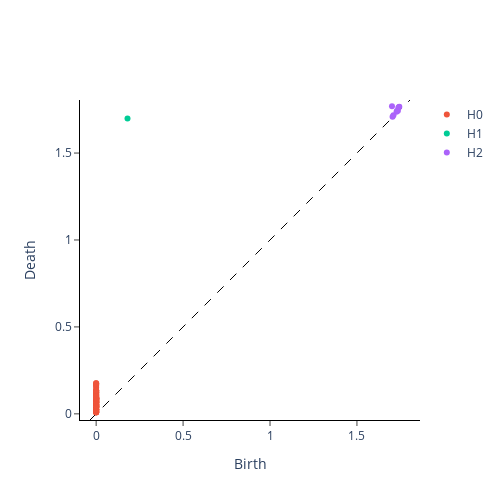

Here is the notebook cell this chart was saved with:
### Code cell
plot_diagram(diagrams[0]).show() # Circle
